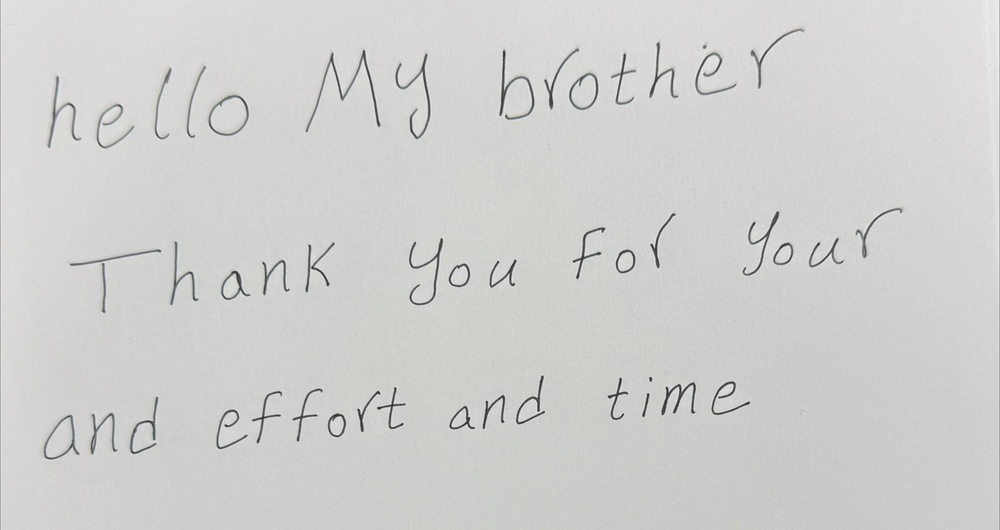
#> input picture sample5.jpg, 1000 x 530 px, shrunk from 3377 x 1789 before the run
$ jupyter execute --allow-errors Main.ipynb
#> lines starting #> are read from the running program, lines starting #| are printed output that depends on the picture; after the words box and inside, x2 and y2 are one past the last pixel; in counts of white or black regions, pixels touching at a corner belong together
[cell 1]
import cv2
import numpy as np
import matplotlib.pyplot as plt
import pytesseract
from skimage.morphology import opening, closing, disk, ellipse, erosion
from pytesseract import Output

def preprocess_image(image_path):
#> called with image_path = 'sample5.jpg'
    img = cv2.imread(image_path)
#> img is the input picture: shape (530, 1000, 3); mean B, G, R 205.4, 207.6, 207.6
    if img is None:
        raise ValueError("Image not found!")

    gray = cv2.cvtColor(img, cv2.COLOR_BGR2GRAY)
    denoised = cv2.medianBlur(gray, 3)
    denoised = cv2.GaussianBlur(denoised, (5, 5), 0)

    # Contrast stretching
    min_val, max_val = np.min(denoised), np.max(denoised)
#> min_val = 75; max_val = 233
    stretched = ((denoised - min_val) / (max_val - min_val) * 255).astype('uint8')

    # Thresholding
    thresh = cv2.adaptiveThreshold(
        stretched, 255,
        cv2.ADAPTIVE_THRESH_GAUSSIAN_C,
        cv2.THRESH_BINARY_INV, 11, 2
    )
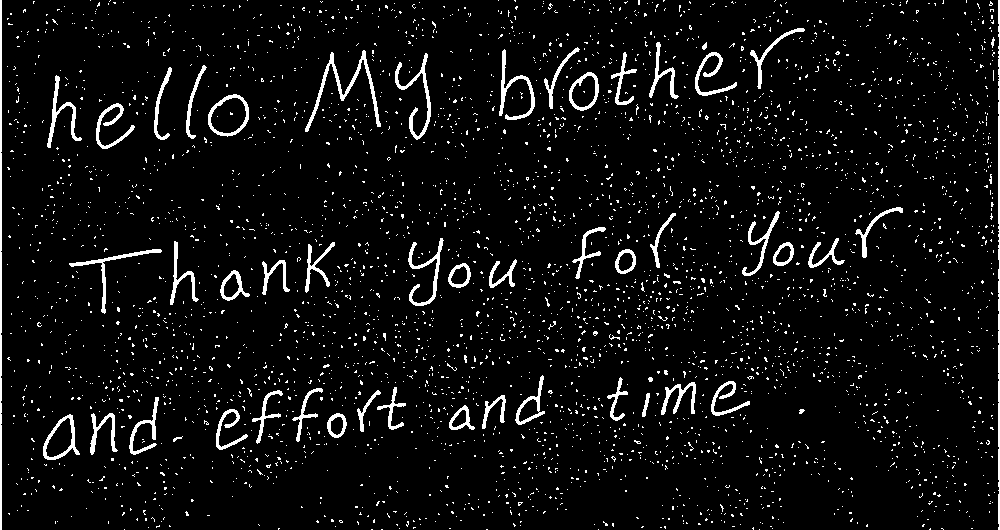
#> thresh: shape (530, 1000); 5.5% white; 3706 white regions (3651 under 20 px), largest, box (x1, y1, x2, y2) and area: (0, 0, 2, 530) 1050, (998, 0, 1000, 530) 980, (305, 50, 381, 132) 834

    # Morphological cleanup
    kernel = disk(1)
    # morph = erosion(thresh, kernel)
    morph = opening(thresh, kernel)
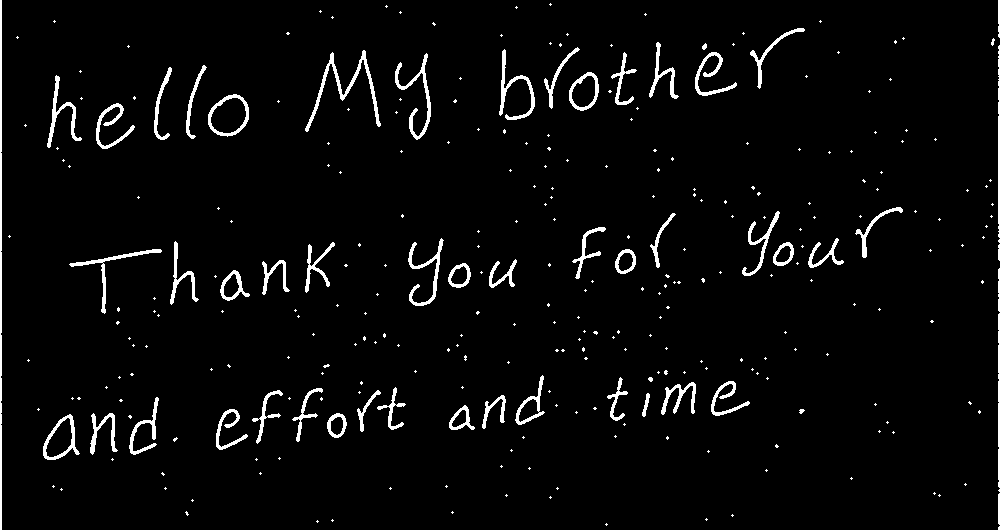
#> morph: shape (530, 1000); 3.6% white; 315 white regions (261 under 20 px), largest, box (x1, y1, x2, y2) and area: (0, 0, 2, 530) 1050, (305, 50, 381, 132) 828, (395, 53, 431, 140) 606
    morph = closing(morph, kernel)
#> morph: shape (530, 1000); 3.6% white; 315 white regions (261 under 20 px), largest, box (x1, y1, x2, y2) and area: (0, 0, 2, 530) 1050, (305, 50, 381, 132) 836, (395, 53, 431, 140) 606

    final_for_ocr = 255 - morph
    # final_for_ocr = cv2.medianBlur(final_for_ocr, 3)
    return img, gray, thresh, final_for_ocr

# [32 lines left out: functions mean_shift_segmentation, draw_bounding_boxes, get_contours_from_binary, draw_ocr_boxes, not called in this run]

def ocr_and_visualize(img, label):
    config = r'--psm 6'
    data = pytesseract.image_to_data(img, config=config, output_type=Output.DICT)
    text = pytesseract.image_to_string(img, config=config)
    print(f"\n📝 OCR Output {label}:\n{'-' * 40}\n{text.strip()}\n{'-' * 40}")
    return data, text.strip()

# [13 lines left out: function show_images_vertically, not called in this run]

# === Main ===
#> (the rest of this cell did not finish here and is left out)

$ run again, with sample1.jpg copied over sample5.jpg
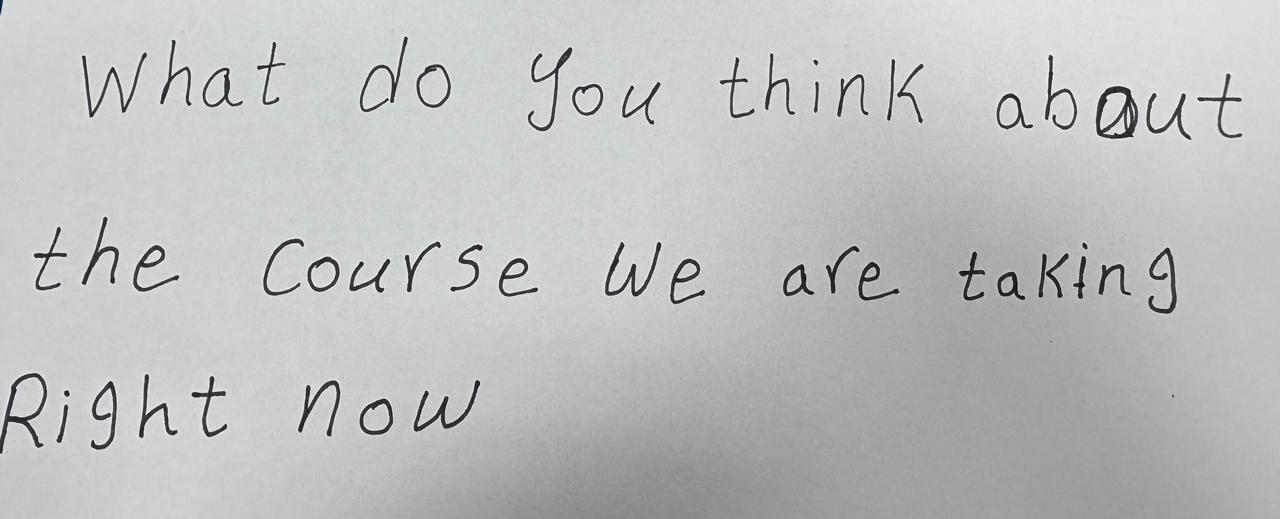
#> input picture sample1.jpg, 1280 x 519 px
#> in preprocess_image, img is the input picture: shape (519, 1280, 3); mean B, G, R 191.5, 191.6, 190.3
#> min_val = 29; max_val = 227
#> in preprocess_image, `thresh = cv2.adaptiveThreshold( stretched, 255, cv2.ADAPTIVE_THRESH_GA..`:
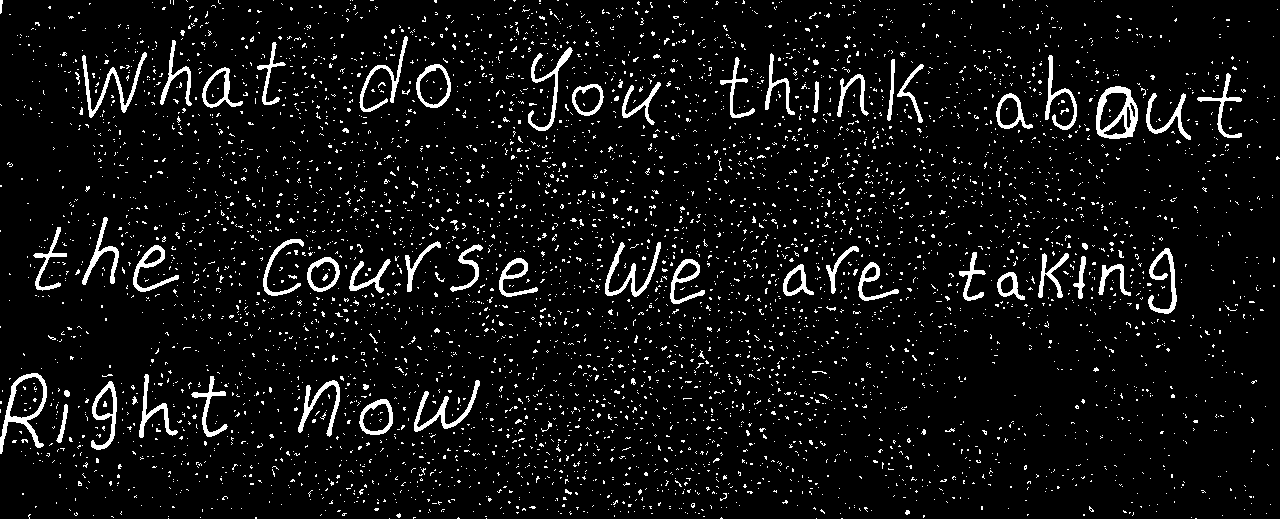
#> thresh: shape (519, 1280); 6.4% white; 5104 white regions (5019 under 20 px), largest, box (x1, y1, x2, y2) and area: (1096, 86, 1138, 139) 981, (0, 373, 47, 454) 876, (82, 52, 147, 118) 768
#> in preprocess_image, `morph = opening(thresh, kernel)`:
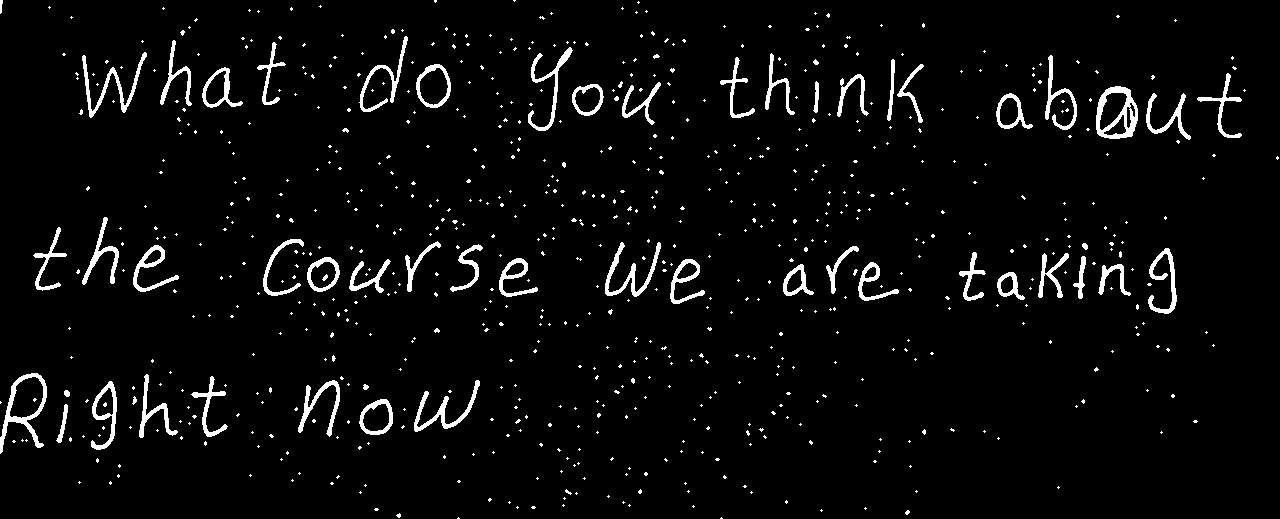
#> morph: shape (519, 1280); 4.1% white; 745 white regions (686 under 20 px), largest, box (x1, y1, x2, y2) and area: (1096, 86, 1138, 139) 978, (0, 373, 47, 454) 875, (82, 52, 147, 118) 768
#> final_for_ocr: shape (519, 1280); 95.9% white; 744 black regions (685 under 20 px), largest, box (x1, y1, x2, y2) and area: (1096, 86, 1138, 139) 1002, (0, 373, 47, 454) 878, (82, 52, 147, 118) 771

$ run again, with sample10.jpg copied over sample5.jpg
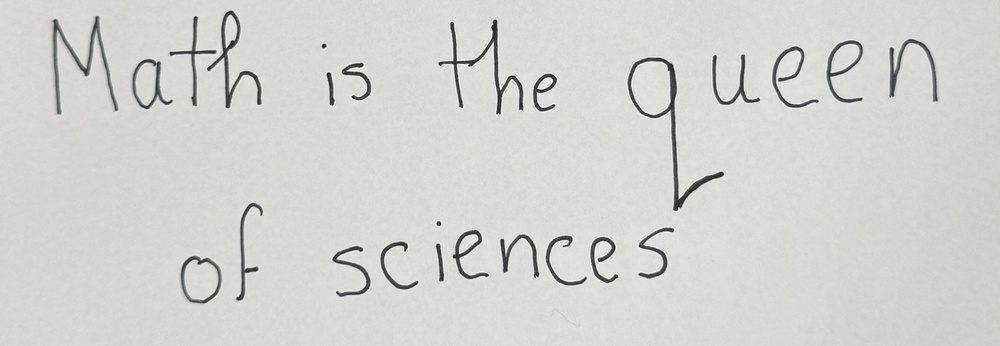
#> input picture sample10.jpg, 1000 x 346 px, shrunk from 2979 x 1032 before the run
#> in preprocess_image, img is the input picture: shape (346, 1000, 3); mean B, G, R 207.2, 211.4, 210.9
#> min_val = 47; max_val = 229
#> in preprocess_image, `thresh = cv2.adaptiveThreshold( stretched, 255, cv2.ADAPTIVE_THRESH_GA..`:
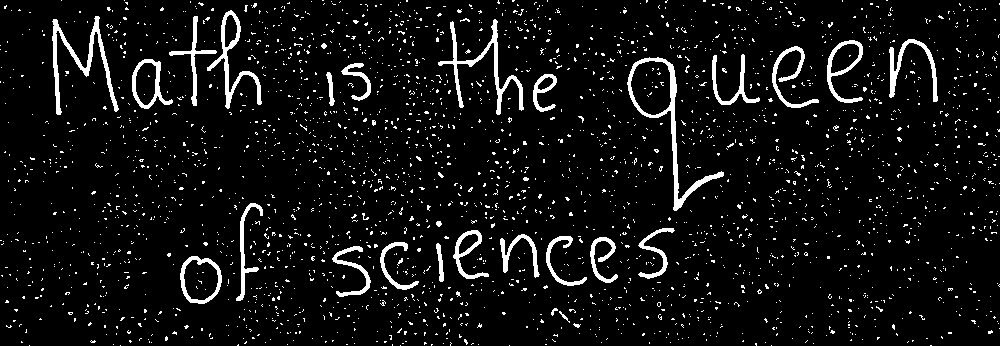
#> thresh: shape (346, 1000); 6.6% white; 2629 white regions (2599 under 20 px), largest, box (x1, y1, x2, y2) and area: (627, 57, 724, 211) 1453, (52, 16, 119, 115) 1229, (438, 19, 524, 115) 1181
#> in preprocess_image, `morph = opening(thresh, kernel)`:
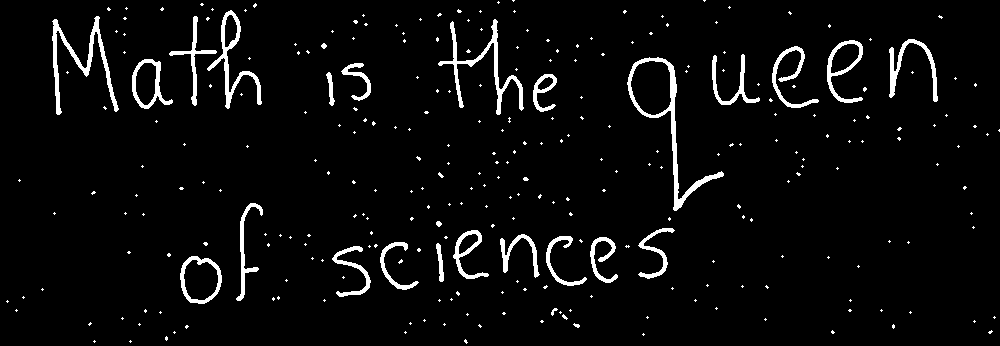
#> morph: shape (346, 1000); 4.4% white; 292 white regions (265 under 20 px), largest, box (x1, y1, x2, y2) and area: (627, 57, 724, 211) 1450, (52, 16, 119, 115) 1224, (438, 19, 524, 115) 1176
